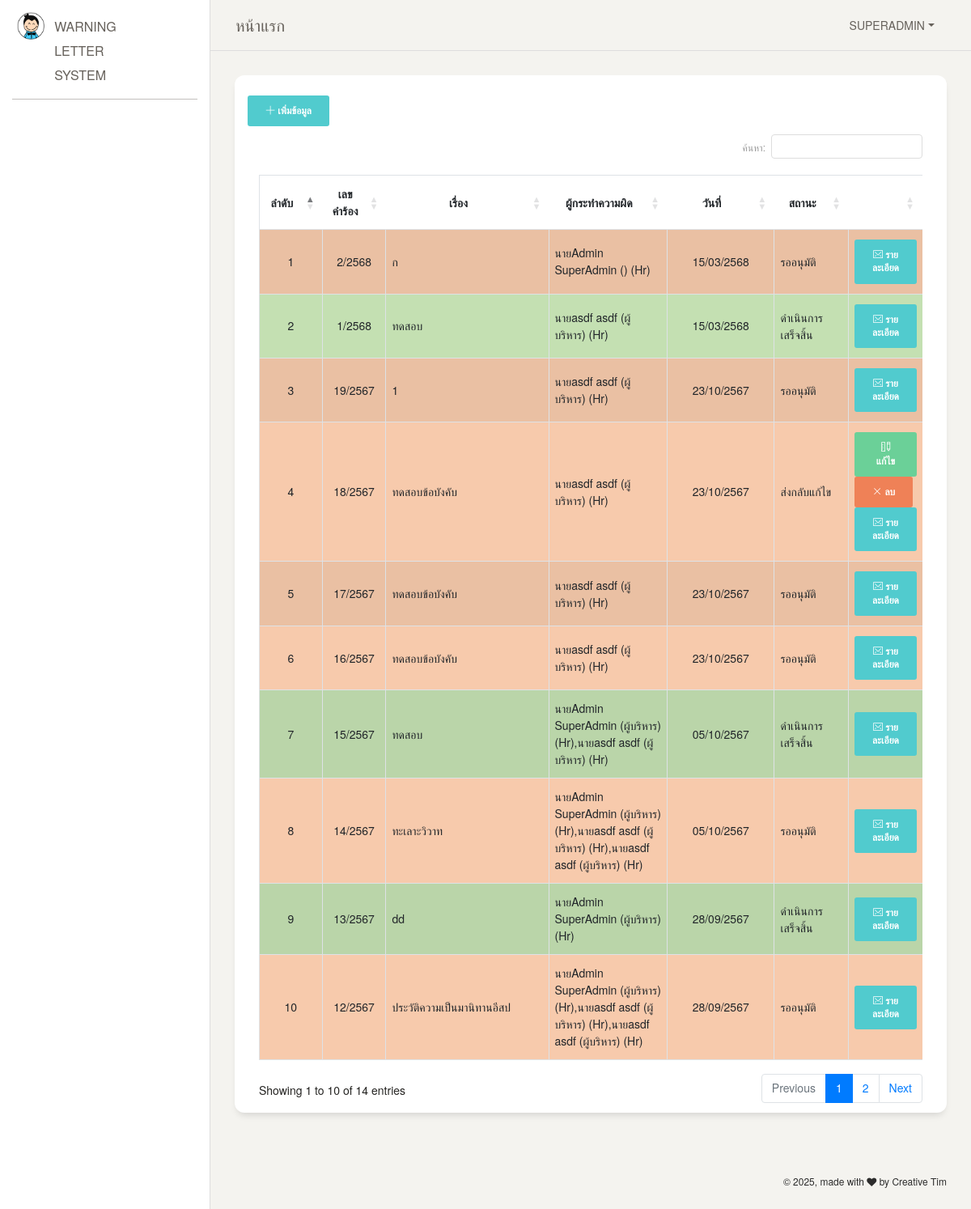
The page /form/frmSend.php (signed in) on the database its author committed.
### tables this page shows
CREATE TABLE `m_letter` (
  `letter_id` int(11) NOT NULL,
  `usr_id` int(11) DEFAULT NULL,
  `dep_id` int(11) DEFAULT NULL,
  `letter_number` varchar(50) DEFAULT NULL,
  `letter_count` int(11) DEFAULT NULL,
  `letter_year` int(11) DEFAULT NULL,
  `letter_write_address` text DEFAULT NULL,
  `letter_date` date DEFAULT NULL,
  `letter_name` text DEFAULT NULL,
  `letter_target` text DEFAULT NULL,
  `letter_detail` text DEFAULT NULL,
  `letter_status` int(11) DEFAULT NULL COMMENT '0 create\r\n1 ส่งให้ Hr\r\n2 อนุมัติ Hr\r\n3 ยกเลิก\r\n4 เสร็จสิ้น 5 ส่งกลับแก้ไข',
  `letter_reason` text DEFAULT NULL,
  `letter_type` int(11) DEFAULT NULL,
  `letter_type_name` varchar(255) DEFAULT NULL,
  `img_create` text DEFAULT NULL,
  `img_hr` text DEFAULT NULL,
  `hr_id` int(11) DEFAULT NULL,
  `hr_name` varchar(255) DEFAULT NULL,
  `hr_position` varchar(255) DEFAULT NULL,
  `hr_apporve_date` date DEFAULT NULL,
  `hr_appove_time` varchar(30) DEFAULT NULL,
  `hr_appove_status` varchar(1) DEFAULT NULL
);

### controller/letter.class.php (called while the page is built, shortened)
<?php
class Letter
{
    public static function ListLetter()
    {
        $filter="";
        $reponse = db_query("SELECT * FROM m_letter WHERE dep_id ='" . $_SESSION['dep_id'] . "' $filter order by letter_date DESC,letter_id DESC");
        return $reponse;
    }
}

### include/db_function.php (called while the page is built, shortened)
<?php
include("connect.php");
function db_query($sql, $show_sql = 'N')
{
    global $conn;
    $array = array();
    $result = mysqli_query($conn, $sql);
    while ($obj = mysqli_fetch_assoc($result)) {
        $array[] = $obj;
    }
    return $array;
}

### function/function_custom.php (called while the page is built, shortened)
<?php
function db2Date($date)
{;
    $exDate = explode("-", $date);
    return $exDate[2] . "/" . $exDate[1] . "/" . ($exDate[0] + 543);
}

### form/frmSend.php (the view, shortened to what this page needs)
<?php
include("../include/header.php");
?>
<body class="">
    <div class="wrapper ">
        <?php include("../include/sidebar.php");
        include("../include/navbar.php");
        ?>
        <div class="content">
            <div class="row">
                <div class="col-md-12">
                    <div class="card ">
                        <div class="card-body ">
                            <a class="btn btn-primary" href="addLetter.php" role="button"><span class="nc-icon nc-simple-add"></span> เพิ่มข้อมูล</a>
                            <table id="example" class="table table-striped table-bordered" style="width:100%">
                                <thead>
                                    <tr class="text-center">
                                        <th class="text-center" width="10%">ลำดับ</th>
                                        <th class="text-center" width="10%">เลขคำร้อง</th>
                                        <th class="text-center" width="30%">เรื่อง</th>
                                        <th class="text-center" width="20%">ผู้กระทำความผิด</th>
                                        <th class="text-center" width="18%">วันที่</th>
                                        <th class="text-center" width="22%">สถานะ</th>
                                        <th class="text-center" width="10%"></th>
                                    </tr>
                                </thead>
                                <tbody>
                                    <?php
                                    $ressponse = Letter::ListLetter();
                                    $i = 1;
                                    foreach ($ressponse as $key => $value) {
                                        $color="";
                                        if ($value['letter_status'] == 1) {
                                           $color="#F7CAAC";
                                        } else if ($value['letter_status'] == 5) {
                                            $color="#F7CAAC";
                                        } else if ($value['letter_status'] == 3) {
                                            $color="#FFAFAF";
                                        } else if ($value['letter_status'] == 2) {
                                            $color="#B3C6E7";
                                        } else if ($value['letter_status'] == 4) {
                                            $color="#C4E0B2";
                                        } else if ($value['letter_status'] == 6) {
                                            $color="#FFAFAF";
                                        }
                                    ?>
                                       <tr style="background-color:<?php echo $color;?>">
                                            <td align="center"><?php echo $i; ?></td>
                                            <td align="center">
                                                <?php echo $value['letter_number']; ?>
                                            </td>
                                            <td><?php echo $value['letter_name']; ?></td>
                                            <td><?php echo $value['letter_target']; ?></td>
                                            <td align="center"><?php echo db2Date($value['letter_date']); ?></td>
                                            <td><?php
                                                if($value['letter_status']==1){
                                                    $textStatus = "รออนุมัติ";
                                                }else if($value['letter_status']==5){
                                                    $textStatus = "ส่งกลับแก้ไข";
                                                }else if($value['letter_status']==3){
                                                    $textStatus = "ไม่อนุมัติ";
                                                }else if($value['letter_status']==2){
                                                    $textStatus = "อนุมัติ";
                                                }else if($value['letter_status']==4){
                                                    $textStatus = "ดำเนินการเสร็จสิ้น";
                                                }else if ($value['letter_status'] == 6) {
                                                    $textStatus = "พนักงานไม่ยินยอมรับทราบ";
                                                }
                                                echo $textStatus;
                                            ?></td>
                                            <td>
                                                <?php
                                                $proc='view';
                                                if ($value['letter_status'] == 5) {
                                                ?>
                                                    <a class="btn btn-success" href="addLetter.php?LETTER_ID=<?php echo $value['letter_id']; ?>&menu_id=<?php echo $_GET['menu_id']; ?>" role="button"><i class="nc-icon nc-ruler-pencil"></i> แก้ไข</a>
                                                    <button type="button" class="btn btn-danger" onclick="DeleteData('delete','<?php echo $value['letter_id']; ?>')"> <i class="nc-icon nc-simple-remove"></i> ลบ</button>
                                                <?php
                                                } else if ($value['letter_status'] == 2) {
                                                    $proc='Receive';
                                                } ?>
                                                <a class="btn btn-primary" href="../view/LetterDetail.php?LETTER_ID=<?php echo $value['letter_id']; ?>&proc=<?php echo $proc;?>" role="button"><i class="nc-icon nc-email-85"></i> รายละเอียด</a>
                                            </td>
                                        </tr>
                                    <?php
                                        $i++;
                                    }
                                    ?>
                                </tbody>
                            </table>
                        </div>
                    </div>
                </div>
            </div>
        </div>
        <?php include("../include/footer.php"); ?>
    </div>
</body>
</html>

### assets/css/DataTable.css (style rules this page uses)
table.dataTable { clear: both; margin-top: 15px !important; margin-bottom: 15px !important; max-width: none !important; border-collapse: separate !important; }
table.dataTable td, table.dataTable th { -webkit-box-sizing: content-box; box-sizing: content-box; }
table.dataTable thead>tr>th.sorting_asc, table.dataTable thead>tr>th.sorting_desc, table.dataTable thead>tr>th.sorting, table.dataTable thead>tr>td.sorting_asc, table.dataTable thead>tr>td.sorting_desc, table.dataTable thead>tr>td.sorting { padding-right: 30px; }
table.dataTable thead .sorting, table.dataTable thead .sorting_asc, table.dataTable thead .sorting_desc, table.dataTable thead .sorting_asc_disabled, table.dataTable thead .sorting_desc_disabled { cursor: pointer; position: relative; }
table.dataTable thead .sorting:before, table.dataTable thead .sorting:after, table.dataTable thead .sorting_asc:before, table.dataTable thead .sorting_asc:after, table.dataTable thead .sorting_desc:before, table.dataTable thead .sorting_desc:after, table.dataTable thead .sorting_asc_disabled:before, table.dataTable thead .sorting_asc_disabled:after, table.dataTable thead .sorting_desc_disabled:before, table.dataTable thead .sorting_desc_disabled:after { position: absolute; bottom: 0.9em; display: block; opacity: 0.5; }
table.dataTable thead .sorting:before, table.dataTable thead .sorting_asc:before, table.dataTable thead .sorting_desc:before, table.dataTable thead .sorting_asc_disabled:before, table.dataTable thead .sorting_desc_disabled:before { right: 1em; content: "\2191"; font-size: 15px; }
table.dataTable thead .sorting:after, table.dataTable thead .sorting_asc:after, table.dataTable thead .sorting_desc:after, table.dataTable thead .sorting_asc_disabled:after, table.dataTable thead .sorting_desc_disabled:after { right: 0.5em; content: "\2193"; font-size: 15px; }
table.dataTable thead .sorting_asc:before, table.dataTable thead .sorting_desc:after { opacity: 1; }
table.table-bordered.dataTable th, table.table-bordered.dataTable td { border-left-width: 0; }
table.table-bordered.dataTable th:last-child, table.table-bordered.dataTable td:last-child { border-right-width: 0; }
table.table-bordered.dataTable tbody th, table.table-bordered.dataTable tbody td { border-bottom-width: 0; }

### rows shown on the page
m_letter: letter_number "2/2568", letter_name "ก", letter_target "นายAdmin SuperAdmin () (Hr)", letter_date "15/03/2568", letter_status "รออนุมัติ"
m_letter: letter_number "1/2568", letter_name "ทดสอบ", letter_target "นายasdf asdf (ผู้บริหาร) (Hr)", letter_date "15/03/2568", letter_status "ดำเนินการเสร็จสิ้น"
m_letter: letter_number "19/2567", letter_name "1", letter_target "นายasdf asdf (ผู้บริหาร) (Hr)", letter_date "23/10/2567", letter_status "รออนุมัติ"
m_letter: letter_number "18/2567", letter_name "ทดสอบข้อบังคับ", letter_target "นายasdf asdf (ผู้บริหาร) (Hr)", letter_date "23/10/2567", letter_status "ส่งกลับแก้ไข"
m_letter: letter_number "17/2567", letter_name "ทดสอบข้อบังคับ", letter_target "นายasdf asdf (ผู้บริหาร) (Hr)", letter_date "23/10/2567", letter_status "รออนุมัติ"
m_letter: letter_number "16/2567", letter_name "ทดสอบข้อบังคับ", letter_target "นายasdf asdf (ผู้บริหาร) (Hr)", letter_date "23/10/2567", letter_status "รออนุมัติ"
m_letter: letter_number "15/2567", letter_name "ทดสอบ", letter_target "นายAdmin SuperAdmin (ผู้บริหาร) (Hr),นายasdf asdf (ผู้บริหาร) (Hr)", letter_date "05/10/2567", letter_status "ดำเนินการเสร็จสิ้น"
m_letter: letter_number "14/2567", letter_name "ทะเลาะวิวาท", letter_target "นายAdmin SuperAdmin (ผู้บริหาร) (Hr),นายasdf asdf (ผู้บริหาร) (Hr),นายasdf asdf (ผู้บริหาร) (Hr)", letter_date "05/10/2567", letter_status "รออนุมัติ"
m_letter: letter_number "13/2567", letter_name "dd", letter_target "นายAdmin SuperAdmin (ผู้บริหาร) (Hr)", letter_date "28/09/2567", letter_status "ดำเนินการเสร็จสิ้น"
m_letter: letter_number "12/2567", letter_name "ประวัติความเป็นมานิทานอีสป", letter_target "นายAdmin SuperAdmin (ผู้บริหาร) (Hr),นายasdf asdf (ผู้บริหาร) (Hr),นายasdf asdf (ผู้บริหาร) (Hr)", letter_date "28/09/2567", letter_status "รออนุมัติ"

### other values the page prints
$_SESSION['full_name'] "SUPERADMIN"
